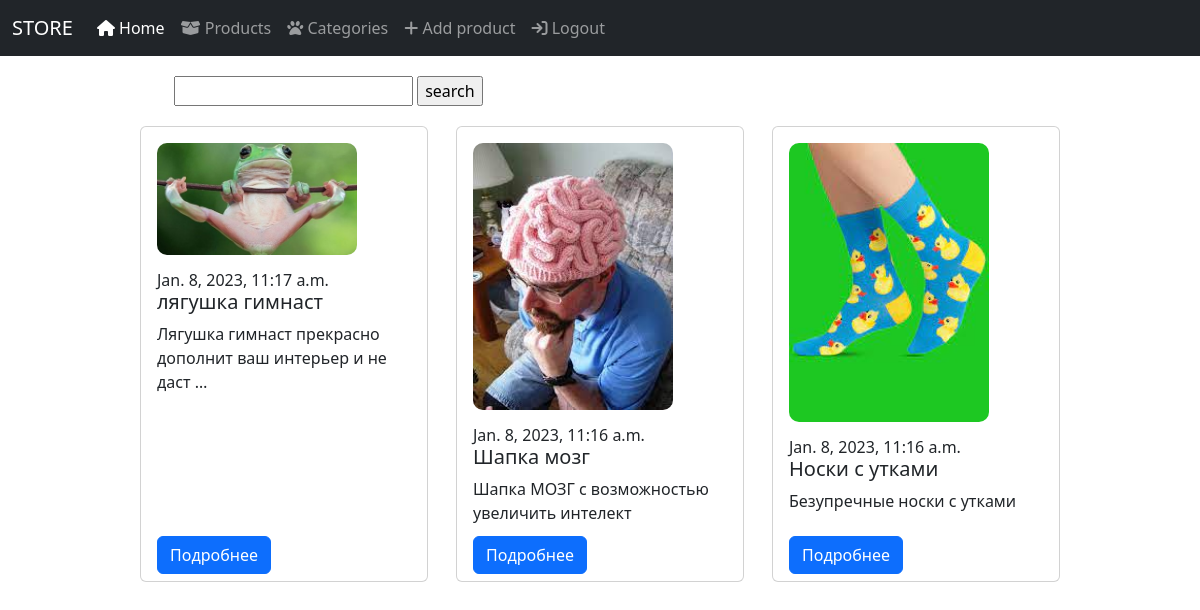
The page /posts/ (signed in) on the database its author committed.
### posts/models.py (models this page shows, shortened)
class Product(models.Model):
    author = models.ForeignKey(User, on_delete=models.CASCADE, null=True)
    image = models.ImageField(upload_to='images/%Y/%m/%d', null=True, blank=True)
    title = models.CharField(max_length=255)
    description = models.TextField()
    creation_date = models.DateTimeField(auto_now=True)
    update_date = models.DateTimeField(auto_now_add=True)
    rate = models.FloatField()
    price = models.IntegerField()
    category = models.ForeignKey('Category', on_delete=models.PROTECT, null=True)
    commentable = models.BooleanField(null=True, default=True, blank=True)

### posts/views.py (the view)
# urls.py: path('posts/', posts_view),
def posts_view(request):
    if request.method == 'GET':
        category_id = int(request.GET.get('category_id', 0))
        search = request.GET.get('search')
        page = int(request.GET.get('page', 1))
        if category_id:
            posts = Product.objects.filter(category__in=[category_id])
        else:
            posts = Product.objects.all()
        max_page = posts.__len__() / PAGINATION_LIMIT
        if round(max_page) < max_page:
            max_page = round(max_page) + 1
        max_page = int(max_page)
        posts = posts[PAGINATION_LIMIT * (page-1):PAGINATION_LIMIT * page]
        if search:
            posts = posts.filter(title__icontains=search)
        context = {
            'posts': posts,
            'user': None if request.user.is_anonymous else request.user,
            'max_page': range(1, max_page + 1)
        }
        return render(request, 'posts/posts.html', context=context)

### posts/templates/posts/posts.html (shortened to what this page needs)
  {% extends 'layouts/index.html' %}
  {% block content %}
  <div class="search">
    <form action="/posts/" method="get">
      <input type="text" name="search">
      <input type="submit" value="search">
    </form>
  </div>
  <div class="posts">
    {% for post in posts %}
      <div class="card" style="width: 18rem;">
        <div class="card-body">
          {% if post.image %}
              <img src="/media/{{ post.image }}" alt="">
          {% else %}
              <img src="/media/placeholder.png" alt="">
          {% endif %}
          <h6 class="card-subtitle">{{ post.creation_date }}</h6>
          <h5 class="card-title">{{post.title}}</h5>
          <div class="desc">
            {% autoescape on %}
            {{post.description|linebreaks|truncatewords:9}}
            {% endautoescape %}
          </div>
          <a name="button" href="{% url 'post_detail' post.pk %}" class="btn btn-primary">Подробнее</a>
        </div>
      </div>
    {% endfor %}
  </div>
  {% endblock %}

### posts/templates/posts/posts.html (style rules this page uses)
.posts { display: flex; justify-content: space-between; width: 80%; margin-left: 10%; flex-wrap: wrap; padding: 20px; }
.posts img { width: 200px; margin-bottom: 20px; border-radius: 10px }
.desc { margin-bottom: 40px }
.btn-primary { position: absolute; bottom: 7px; }
.search { margin-top: 20px; margin-left: 174px }

### rows shown on the page
Product: image (picture), creation_date "Jan. 8, 2023, 11:17 a.m.", title "лягушка гимнаст", description "Лягушка гимнаст прекрасно дополнит ваш интерьер и не даст …"
Product: image (picture), creation_date "Jan. 8, 2023, 11:16 a.m.", title "Шапка мозг", description "Шапка МОЗГ с возможностью увеличить интелект"
Product: image (picture), creation_date "Jan. 8, 2023, 11:16 a.m.", title "Носки с утками", description "Безупречные носки с утками"
